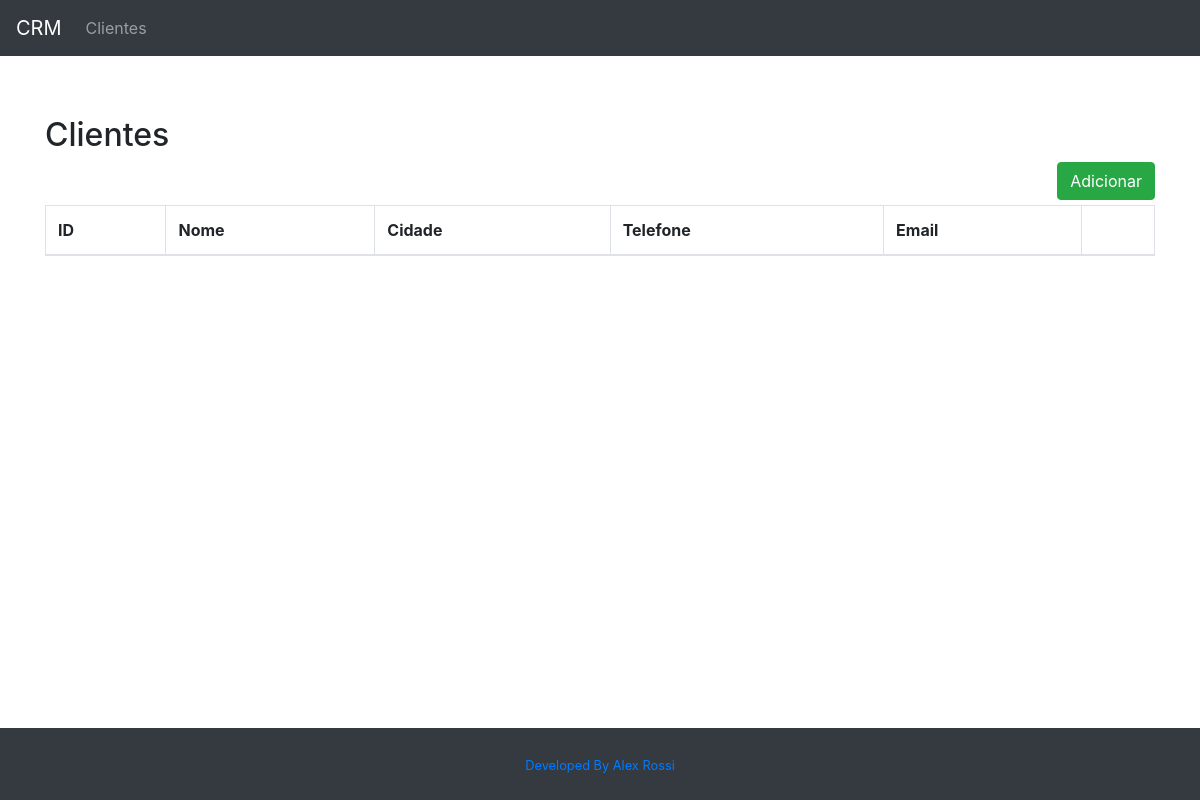
The page /customer/list/ on the database as committed earlier.
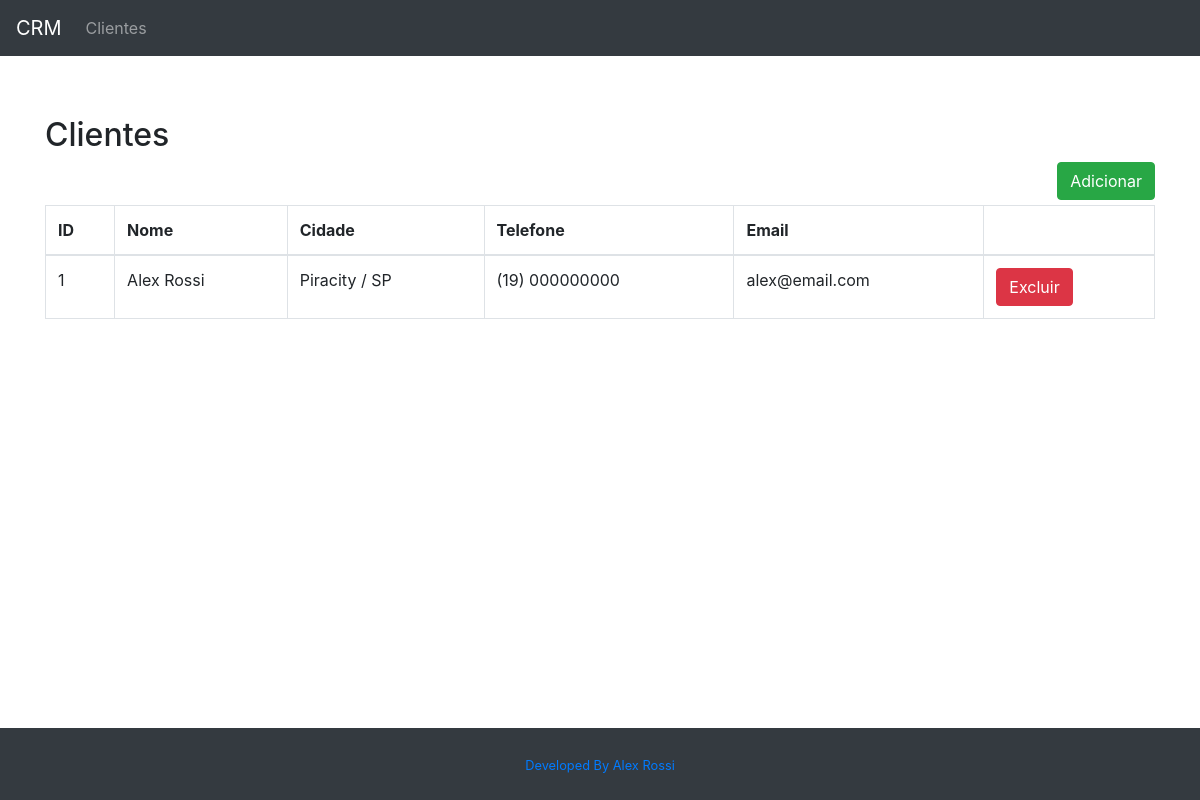
The same page on the database as committed later.
### customer/models.py (models this page shows, shortened)
class Customer(models.Model):
  first_name = models.CharField(max_length=30)
  last_name = models.CharField(max_length=50)
  email = models.EmailField()
  document_rg = models.CharField(max_length=9)
  document_cpf = models.CharField(max_length=11)
  birth_date = models.DateField()
  area_code = models.CharField(max_length=3)
  phone_number = models.CharField(max_length=9)
  country = models.CharField(max_length=30)
  state = models.CharField(max_length=30)
  city = models.CharField(max_length=30)
  created_date = models.DateTimeField(auto_now_add=True)
  updated_date = models.DateTimeField(auto_now=True)
  active = models.BooleanField(default=True)
  def get_full_name(self):
    return f"{self.first_name} {self.last_name}"
  def get_full_phone_number(self):
    return f"({self.area_code}) {self.phone_number}"
  def get_full_addres(self):
    return f"{self.city} / {self.state}"
  class Meta:
    db_table = "customer"

### customer/views.py (the view)
# urls.py: path("list/", CustomerListView.as_view(), name="customer-list"),
class CustomerListView(ListView):
  template_name = "customer/customer_list.html"
  model = Customer
  queryset = Customer.objects.all()

### customer/templates/customer/customer_list.html
{% extends "model-page.html" %}
{% block content %}
  <h2>Clientes</h2>
  <container>
    <a href="{% url "customer:customer-create" %}">
      <button type="button" class="btn btn-success"
      style="float: right; margin-bottom: 5px;">Adicionar</button>
    </a>
    <table class="table table-bordered">
      <thead>
        <tr>
          <th>ID</th>
          <th>Nome</th>
          <th>Cidade</th>
          <th>Telefone</th>
          <th>Email</th>
          <th></th>
        </tr>
      </thead>
        <tbody>
          <tr>
            {% for customer in customer_list %}
              <td>{{ customer.id }}</td>
              <td>{{ customer.get_full_name }}</td>
              <td>{{ customer.get_full_addres }}</td>
              <td>{{ customer.get_full_phone_number }}</td>
              <td>{{ customer.email }}</td>
              <td><button type="button" class="btn btn-danger">Excluir</button></td>
            {% endfor %}
          </tr>
        </tbody>
    </table>
  </container>
{% endblock %}

Rows that differ between the two databases and show on the page:
added Customer: id "1", get_full_name "Alex Rossi", get_full_addres "Piracity / SP", get_full_phone_number "(19) 000000000", email "alex@email.com"
